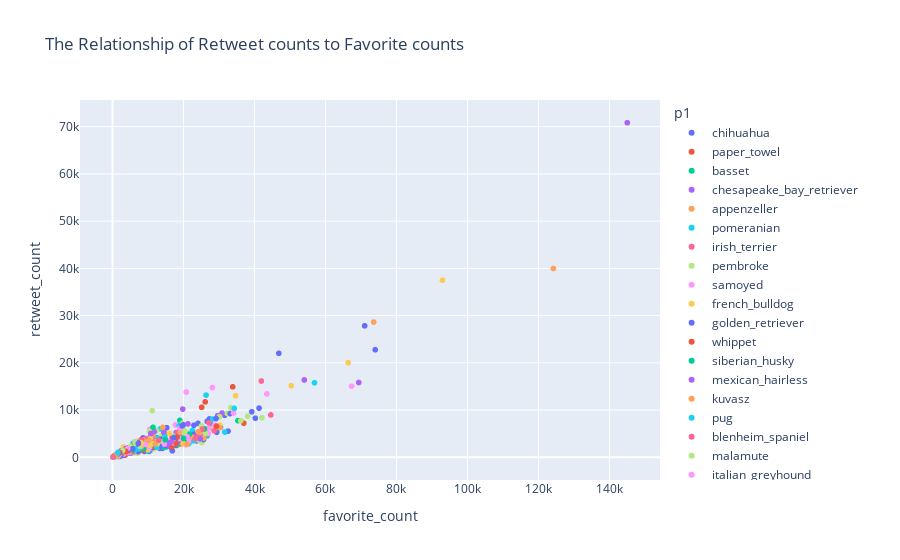

Source (notebook cell):
### Code cell
# Plotting a scatter plot for retweet_count against favorite_count
fig = px.scatter(twitter_master, y='retweet_count', x='favorite_count', color="p1",
                 title='The Relationship of Retweet counts to Favorite counts')
fig.show()
